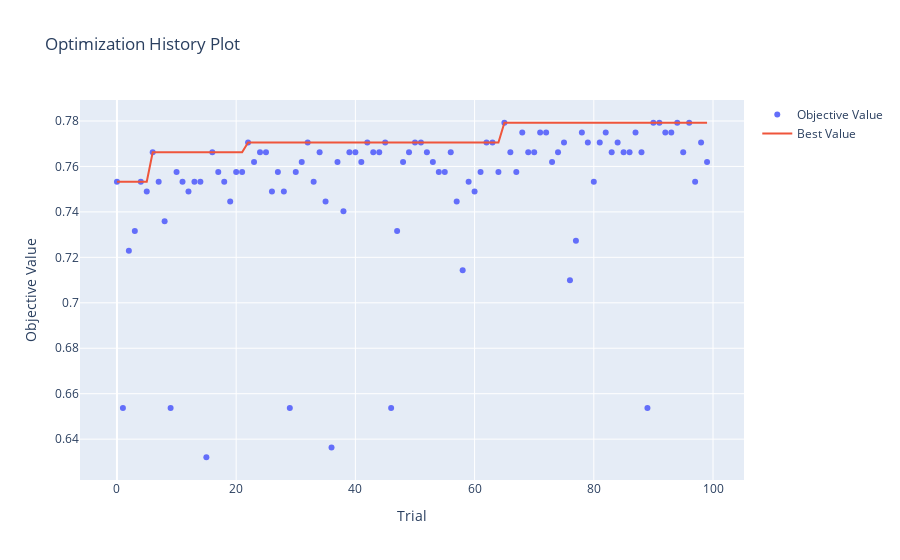

Notebook code cell kept with this figure:
### Markdown cell above
**Visualization**

### Code cell
print(f"After {study.best_trial.number} Trials , trials are not needed")
plot_optimization_history(study).show()
